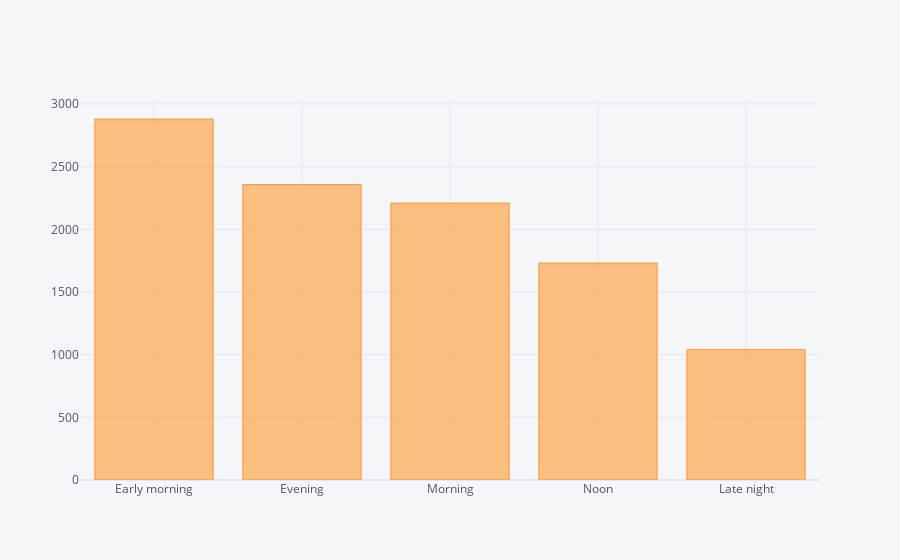

Here is the notebook cell this chart was saved with:
### Code cell
data['Dep_Time_Hour'].apply(flight_dep_time).value_counts().iplot(kind='bar')

### Figure 1 — Plotly figure (JSON) as saved in the notebook; plotly's stock layout.template omitted (floating-point values rounded to 4 significant figures)
{"data": [{"marker": {"color": "rgba(255, 153, 51, 0.6)", "line": {"color": "rgba(255, 153, 51, 1.0)", "width": 1}}, "name": "Dep_Time_Hour", "orientation": "v", "text": "", "type": "bar", "x": ["Early morning", "Evening", "Morning", "Noon", "Late night"], "y": [2880, 2357, 2209, 1731, 1040]}], "layout": {"legend": {"bgcolor": "#F5F6F9", "font": {"color": "#4D5663"}}, "paper_bgcolor": "#F5F6F9", "plot_bgcolor": "#F5F6F9", "title": {"font": {"color": "#4D5663"}}, "xaxis": {"gridcolor": "#E1E5ED", "showgrid": true, "tickfont": {"color": "#4D5663"}, "title": {"font": {"color": "#4D5663"}, "text": ""}, "zerolinecolor": "#E1E5ED"}, "yaxis": {"gridcolor": "#E1E5ED", "showgrid": true, "tickfont": {"color": "#4D5663"}, "title": {"font": {"color": "#4D5663"}, "text": ""}, "zerolinecolor": "#E1E5ED"}}}
